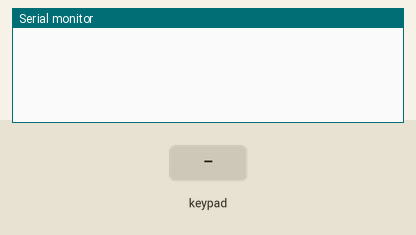
This sketch was run on a simulated ESP32. Parts: the last lines printed to the serial monitor. The inputs (shaded band) are chosen by the test bench.

Above: at 1.2 s.
1.3 s: key '*' pressed
At 1.7 s:
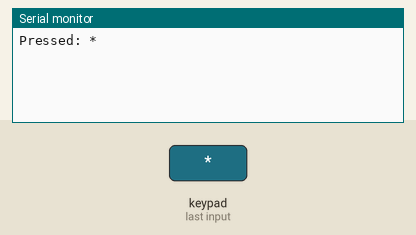
2.8 s: keypad keys 1 3 1 2 1 4 2 7 pressed 0.4 s apart
At 6.2 s:
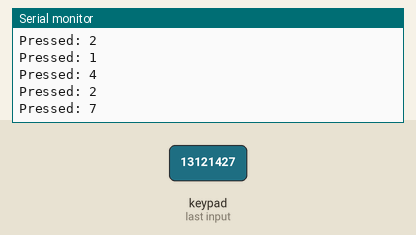
7.5 s: key '#' pressed
At 8.7 s:
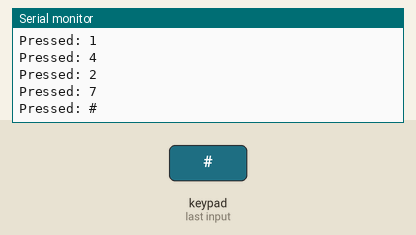
9.0 s: keypad keys 1 3 1 2 1 4 2 7 A pressed 0.4 s apart
At 13.5 s:
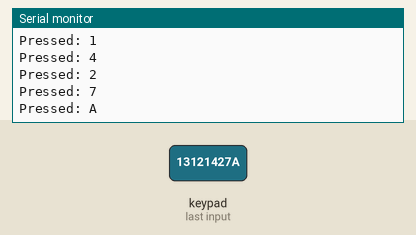
14.1 s: key 'D' pressed
At 15.1 s:
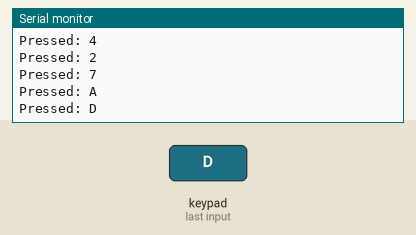
15.6 s: key 'C' pressed
At 16.1 s:
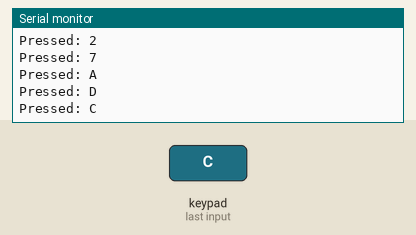
Timing chart, 0 to 18.1 s (numbered marks = the images above; inputs shaded):
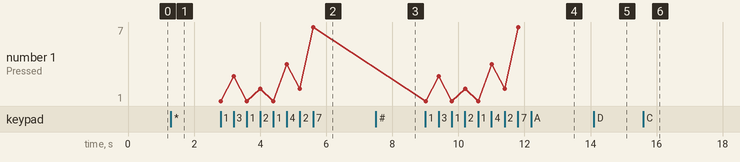

The sketch:

keypad_not_mapped.ino
```cpp
#include <Keypad.h>

const byte ROWS = 4;
const byte COLS = 4;

char keys[ROWS][COLS] = {
  {'*','7','4','1'},
  {'0','8','5','2'},
  {'#','9','6','3'},
  {'D','C','B','A'}
};

// SAME pins as you used
byte rowPins[ROWS] = {13, 12, 14, 27};
byte colPins[COLS] = {32, 33, 25, 26};

Keypad keypad = Keypad(makeKeymap(keys), rowPins, colPins, ROWS, COLS);

void setup() {
  Serial.begin(115200);
}

void loop() {
  char key = keypad.getKey();

  if (key) {
    Serial.print("Pressed: ");
    Serial.println(key);
  }
}
```

Measured:
- after the input at 1.3 s, the serial monitor: prints a new line at once (image 1)
- after the input at 2.8 s, the serial monitor: prints a new line at once (image 2)
- after the input at 7.5 s, the serial monitor: prints a new line at once (image 3)
- after the input at 9.0 s, the serial monitor: prints a new line at once (image 4)
- after the input at 14.1 s, the serial monitor: prints a new line at once (image 5)
- after the input at 15.6 s, the serial monitor: prints a new line at once (image 6)
